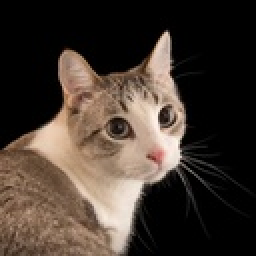
#> input picture CIN/kucing03.jpeg, 128 x 128 px, shrunk from 554 x 554 before the run (shown 2 times larger)
$ python main.py
#> lines starting #> are read from the running program, lines starting #| are printed output that depends on the picture
from PIL import Image
import numpy as np

def read_image(path):
#> called with path = 'kucing03.jpeg'
    img = Image.open(path)
#> img is the input picture: PIL image 128x128 RGB; mean R, G, B 68.1, 56.8, 48.4
    img_array = np.array(img)
    height, width, channels = img_array.shape
#> height = 128; width = 128; channels = 3
    return img_array, height, width

def read_grayscale_image(path):
    img = Image.open(path).convert('L')
    img_array = np.array(img)
    height, width = img_array.shape
    return img_array, height, width

def save_image(img_array, path, show=False):
    img = Image.fromarray(img_array)
    img.save(path)
    if show:
        img.show()

def combine_images(path1, path2, output_path, show=False):
    img1 = Image.open(path1)
    img2 = Image.open(path2)

    # Adjust heights to be the same if needed
    if img1.height != img2.height:
        img1 = img1.resize((img1.width, img2.height))
        img2 = img2.resize((img2.width, img1.height))

    combined_width = img1.width + img2.width
    max_height = max(img1.height, img2.height)

    combined_img = Image.new("RGB", (combined_width, max_height))

    combined_img.paste(img1, (0, 0))
    combined_img.paste(img2, (img1.width, 0))

    combined_img.save(output_path)
    if show:
        combined_img.show()

# Read the image and prepare the filter
img_array, height, width = read_image('kucing03.jpeg')
#> height = 128; width = 128

kernel = np.ones((7, 7)) / 49
kernel_radius_x = kernel.shape[0] // 2
kernel_radius_y = kernel.shape[1] // 2

# Initialize the output image
output_array = np.copy(img_array)

# Apply the kernel to the left half of the image
for y in range(height):
    for x in range(width):
        new_pixel = np.zeros(3)
        for ky in range(-kernel_radius_y, kernel_radius_y + 1):
            for kx in range(-kernel_radius_x, kernel_radius_x + 1):
                neighbor_y = y + ky
                neighbor_x = x + kx
                if 0 <= neighbor_y < height and 0 <= neighbor_x < width:
                    new_pixel += img_array[neighbor_y, neighbor_x] * kernel[ky + kernel_radius_y, kx + kernel_radius_x]
        output_array[y, x] = new_pixel
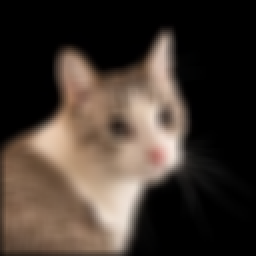
#> output_array: shape (128, 128, 3) (shown 2 times larger); mean R, G, B 67.1, 55.9, 47.6

save_image(output_array, 'filtered-kucing.jpg')
combine_images('kucing03.jpeg', 'filtered-kucing.jpg', 'combined.jpg', True)
#> in combine_images, `combined_img = Image.new("RGB", (combined_width, max_height))`: combined_img: PIL image 256x128 RGB; every value is 0
#> in combine_images, `combined_img.paste(img1, (0, 0))`:
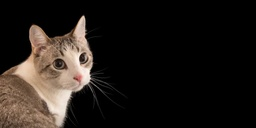
#> combined_img: PIL image 256x128 RGB; mean R, G, B 34.1, 28.4, 24.2
#> in combine_images, `combined_img.paste(img2, (img1.width, 0))`:
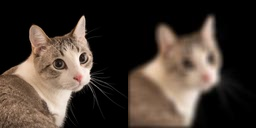
#> combined_img: PIL image 256x128 RGB; mean R, G, B 67.6, 56.3, 48

$ run again, with CIN/combined02.jpg copied over CIN/kucing03.jpeg
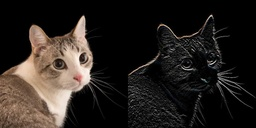
#> input picture CIN/combined02.jpg, 256 x 128 px, shrunk from 1108 x 554 before the run
#> in read_image, img is the input picture: PIL image 256x128 RGB; mean R, G, B 40.7, 34.9, 30.8
#> `img_array, height, width = read_image('kucing03.jpeg')`: height = 128; width = 256
#> after the loop `for y in range(height):`:
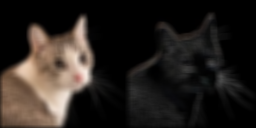
#> output_array: shape (128, 256, 3); mean R, G, B 40, 34.3, 30.2
#> in combine_images, `combined_img.paste(img2, (img1.width, 0))`:
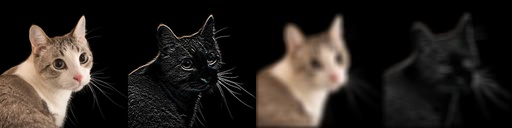
#> combined_img: PIL image 512x128 RGB; mean R, G, B 40.3, 34.6, 30.5

$ run again, with CIN/combinedSharp.jpg copied over CIN/kucing03.jpeg
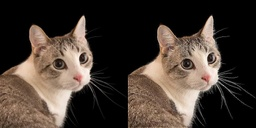
#> input picture CIN/combinedSharp.jpg, 256 x 128 px, shrunk from 1108 x 554 before the run
#> in read_image, img is the input picture: PIL image 256x128 RGB; mean R, G, B 68.8, 57.7, 49.7
#> `img_array, height, width = read_image('kucing03.jpeg')`: height = 128; width = 256
#> after the loop `for y in range(height):`:
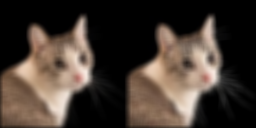
#> output_array: shape (128, 256, 3); mean R, G, B 67.9, 56.9, 49
#> in combine_images, `combined_img.paste(img2, (img1.width, 0))`:
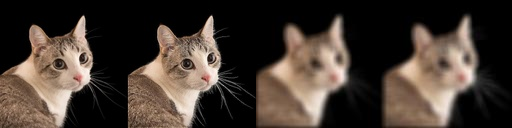
#> combined_img: PIL image 512x128 RGB; mean R, G, B 68.3, 57.3, 49.4
